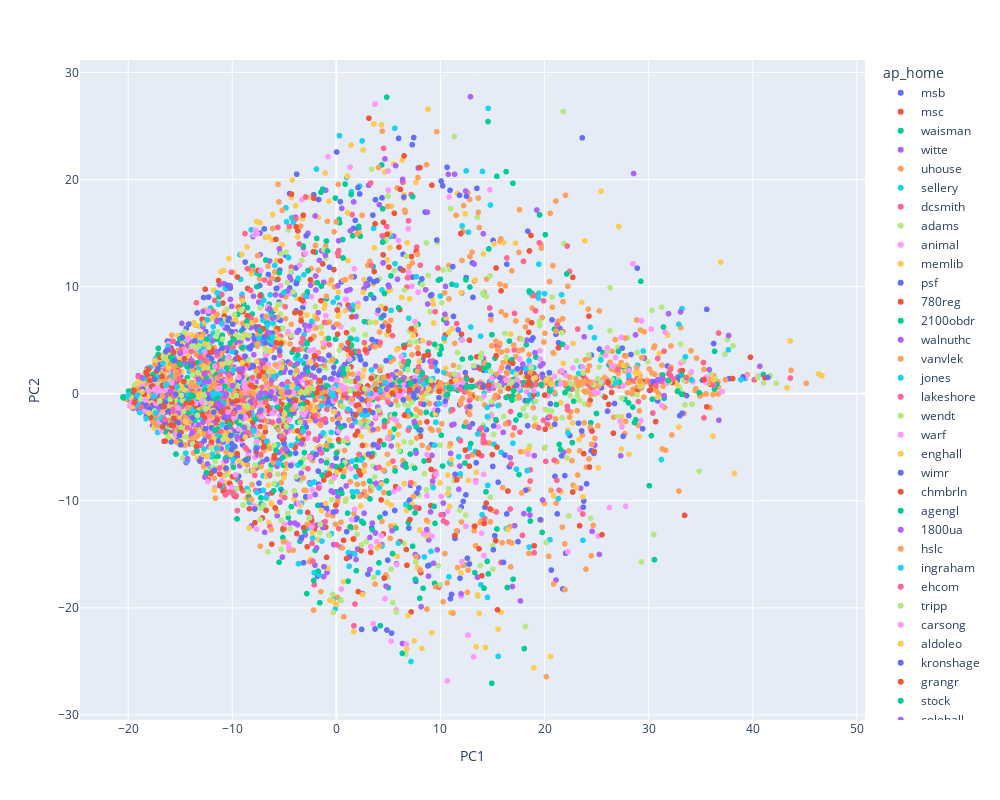

Notebook cell for this chart:
### Code cell
import plotly.express as px

fig_PCA = px.scatter(PCA_Df, x='PC1', y='PC2',color='ap_home', width=1000, height=800)
fig_PCA.show()
